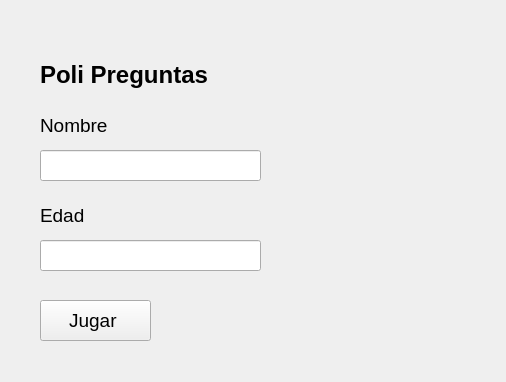
<?xml version="1.0" encoding="UTF-8"?>
<ui version="4.0">
 <class>LoginRegisterForm</class>
 <widget class="QWidget" name="LoginRegisterForm">
  <property name="geometry">
   <rect>
    <x>0</x>
    <y>0</y>
    <width>506</width>
    <height>382</height>
   </rect>
  </property>
  <property name="windowTitle">
   <string>Poli-Preguntas Register</string>
  </property>
  <property name="autoFillBackground">
   <bool>false</bool>
  </property>
  <widget class="QLabel" name="lbl_jugador">
   <property name="geometry">
    <rect>
     <x>40</x>
     <y>110</y>
     <width>221</width>
     <height>31</height>
    </rect>
   </property>
   <property name="font">
    <font>
     <pointsize>14</pointsize>
    </font>
   </property>
   <property name="text">
    <string>&lt;html&gt;&lt;head/&gt;&lt;body&gt;&lt;p&gt;&lt;span style=&quot; color:#000000;&quot;&gt;Nombre&lt;/span&gt;&lt;/p&gt;&lt;/body&gt;&lt;/html&gt;</string>
   </property>
  </widget>
  <widget class="QLabel" name="lbl_edad">
   <property name="geometry">
    <rect>
     <x>40</x>
     <y>200</y>
     <width>221</width>
     <height>31</height>
    </rect>
   </property>
   <property name="font">
    <font>
     <pointsize>14</pointsize>
    </font>
   </property>
   <property name="text">
    <string>&lt;html&gt;&lt;head/&gt;&lt;body&gt;&lt;p&gt;&lt;span style=&quot; color:#000000;&quot;&gt;Edad&lt;/span&gt;&lt;/p&gt;&lt;/body&gt;&lt;/html&gt;</string>
   </property>
  </widget>
  <widget class="QFrame" name="frame_login">
   <property name="geometry">
    <rect>
     <x>-210</x>
     <y>-150</y>
     <width>921</width>
     <height>641</height>
    </rect>
   </property>
   <property name="styleSheet">
    <string notr="true">image: url(:/img/img/fondo_login.png);</string>
   </property>
   <property name="frameShape">
    <enum>QFrame::StyledPanel</enum>
   </property>
   <property name="frameShadow">
    <enum>QFrame::Raised</enum>
   </property>
  </widget>
  <widget class="QPushButton" name="btn_jugar">
   <property name="geometry">
    <rect>
     <x>40</x>
     <y>300</y>
     <width>111</width>
     <height>41</height>
    </rect>
   </property>
   <property name="font">
    <font>
     <pointsize>14</pointsize>
    </font>
   </property>
   <property name="cursor">
    <cursorShape>PointingHandCursor</cursorShape>
   </property>
   <property name="mouseTracking">
    <bool>false</bool>
   </property>
   <property name="focusPolicy">
    <enum>Qt::WheelFocus</enum>
   </property>
   <property name="accessibleDescription">
    <string/>
   </property>
   <property name="layoutDirection">
    <enum>Qt::RightToLeft</enum>
   </property>
   <property name="autoFillBackground">
    <bool>false</bool>
   </property>
   <property name="styleSheet">
    <string notr="true"/>
   </property>
   <property name="text">
    <string>Jugar </string>
   </property>
   <property name="icon">
    <iconset resource="../assets/qt_resources.qrc">
     <normaloff>:/icon/icon/icon_jugar.png</normaloff>:/icon/icon/icon_jugar.png</iconset>
   </property>
   <property name="iconSize">
    <size>
     <width>30</width>
     <height>30</height>
    </size>
   </property>
   <property name="checkable">
    <bool>false</bool>
   </property>
   <property name="autoExclusive">
    <bool>false</bool>
   </property>
   <property name="autoDefault">
    <bool>false</bool>
   </property>
   <property name="flat">
    <bool>false</bool>
   </property>
  </widget>
  <widget class="QLineEdit" name="txt_edad">
   <property name="geometry">
    <rect>
     <x>40</x>
     <y>240</y>
     <width>221</width>
     <height>31</height>
    </rect>
   </property>
   <property name="font">
    <font>
     <pointsize>14</pointsize>
    </font>
   </property>
   <property name="focusPolicy">
    <enum>Qt::StrongFocus</enum>
   </property>
  </widget>
  <widget class="QLineEdit" name="txt_jugador">
   <property name="geometry">
    <rect>
     <x>40</x>
     <y>150</y>
     <width>221</width>
     <height>31</height>
    </rect>
   </property>
   <property name="font">
    <font>
     <pointsize>14</pointsize>
    </font>
   </property>
   <property name="focusPolicy">
    <enum>Qt::NoFocus</enum>
   </property>
   <property name="frame">
    <bool>true</bool>
   </property>
  </widget>
  <widget class="QLabel" name="lbl_titulo">
   <property name="geometry">
    <rect>
     <x>40</x>
     <y>60</y>
     <width>191</width>
     <height>31</height>
    </rect>
   </property>
   <property name="text">
    <string>&lt;html&gt;&lt;head/&gt;&lt;body&gt;&lt;p&gt;&lt;span style=&quot; font-size:18pt; font-weight:600;&quot;&gt;Poli Preguntas&lt;/span&gt;&lt;/p&gt;&lt;/body&gt;&lt;/html&gt;</string>
   </property>
  </widget>
  <zorder>frame_login</zorder>
  <zorder>lbl_jugador</zorder>
  <zorder>lbl_edad</zorder>
  <zorder>btn_jugar</zorder>
  <zorder>txt_edad</zorder>
  <zorder>txt_jugador</zorder>
  <zorder>lbl_titulo</zorder>
 </widget>
 <tabstops>
  <tabstop>txt_jugador</tabstop>
  <tabstop>txt_edad</tabstop>
  <tabstop>btn_jugar</tabstop>
 </tabstops>
 <resources>
  <include location="../assets/qt_resources.qrc"/>
 </resources>
 <connections/>
</ui>
